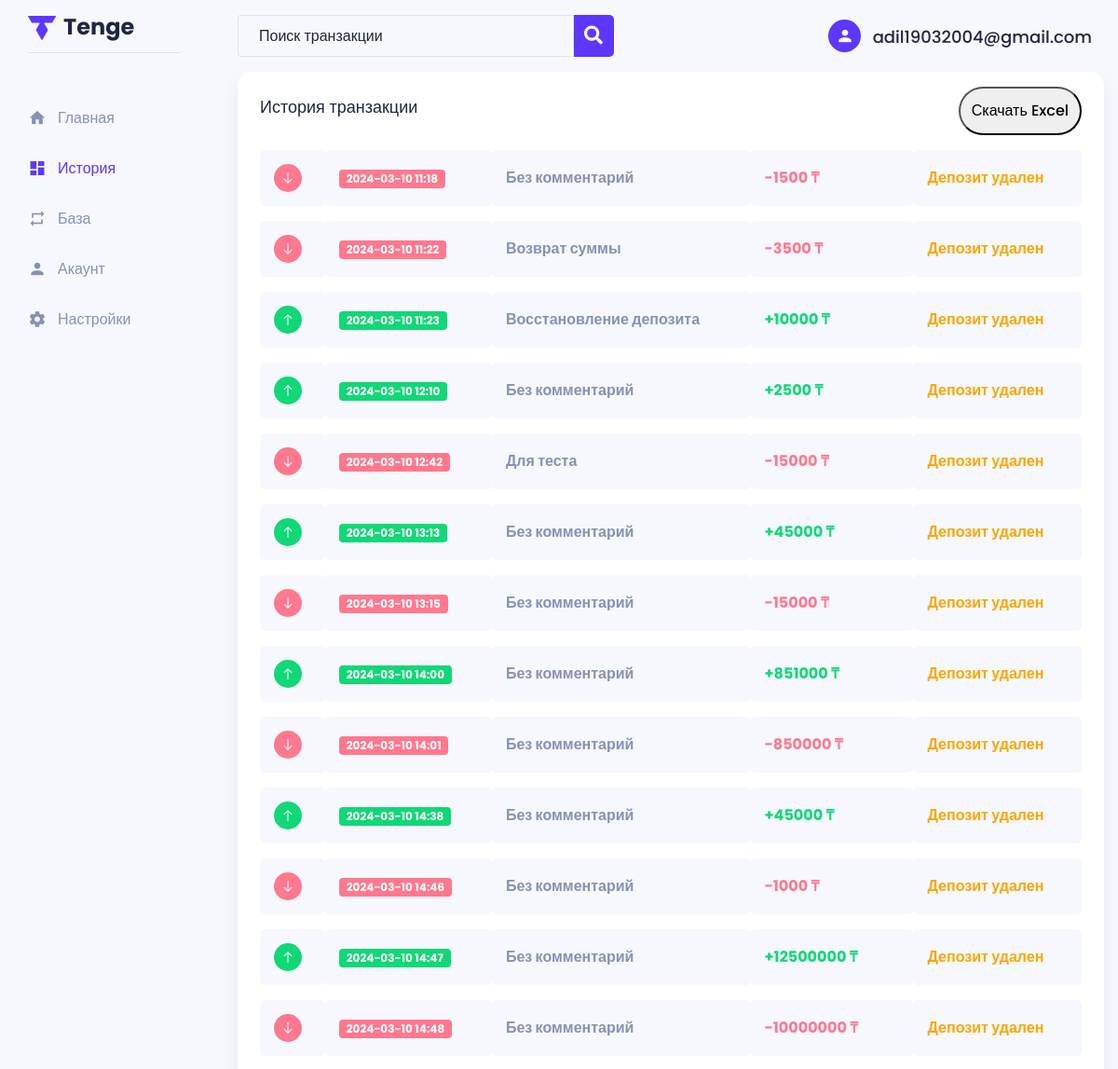
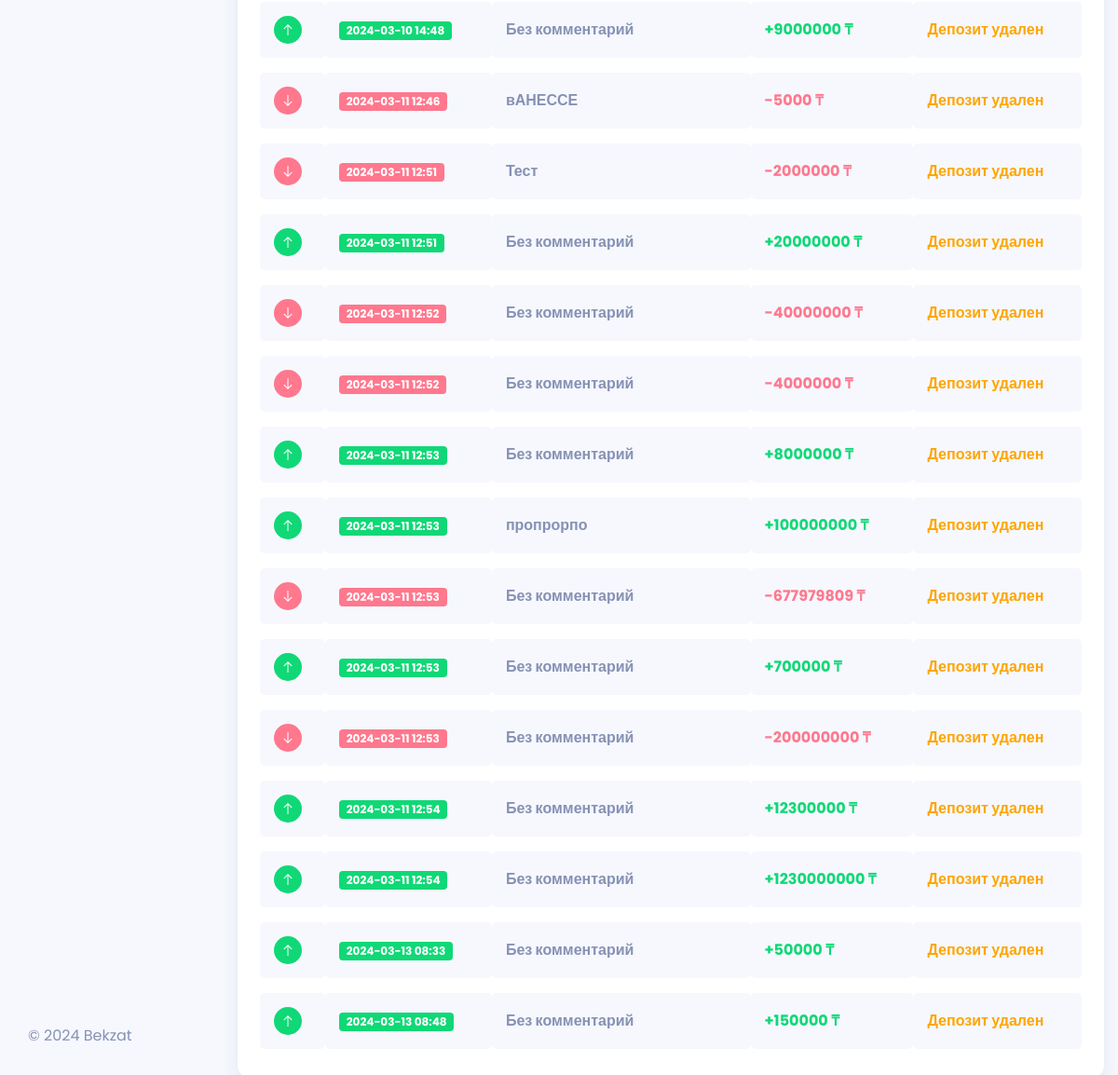
The app's page /history (signed in) with its own data (2 pictures, top to bottom).
### tables this page shows
CREATE TABLE `users` (
  `id` int(11) NOT NULL,
  `name` varchar(255) NOT NULL,
  `email` varchar(255) NOT NULL,
  `password` varchar(255) NOT NULL,
  `phone` varchar(50) DEFAULT NULL,
  `create` varchar(50) DEFAULT NULL,
  `last` varchar(50) DEFAULT NULL,
  `addres` varchar(255) DEFAULT NULL,
  `city` varchar(50) DEFAULT NULL,
  `country` varchar(255) DEFAULT NULL
);

CREATE TABLE `history` (
  `id` int(11) NOT NULL,
  `uid` int(11) NOT NULL,
  `did` int(11) NOT NULL,
  `type` varchar(50) NOT NULL,
  `summa` int(20) NOT NULL,
  `comment` varchar(255) DEFAULT NULL,
  `time` varchar(50) NOT NULL
);

### index.php (called while the page is built, shortened)
<?php
require_once "ectr/main.php";
Router::on();
?>

### view/history.php (the view, shortened to what this page needs)
<!DOCTYPE html>
<html lang="ru">
<head>
    <link rel="stylesheet" href="public/plugins/owlcarousel/css/owl.carousel.min.css">
    <link rel="stylesheet" href="public/plugins/venobox/venobox.min.css">
    <link rel="stylesheet" href="public/css/style.css">
</head>
<body>
<div class="main-wrapper">
<?php
require_once "view/block/nav.php";
?>
    <div class="content-body">
    <div class="container">
      <div class="row">
        <div class="col-xl-12">
          <div class="card table-card border-0 rounded-default px-4 py-3 box-shadow">
            <div class="card-header bg-transparent border-0 p-0">
              <h5 class="card-title border-0 p-0 pb-2">История транзакции</h5>
              <button id="downloadBtn">Скачать Excel</button>
            </div>
            <div class="card-body p-0">
              <table id="myTable">
                <tbody>
                  <?php
                      $deposit  = $GLOBALS['connect']->query("SELECT * FROM `deposit` WHERE `uid` = '".$_SESSION['user']['id']."'");
                      foreach($deposit as $dep){
                        $depo[$dep['id']] = $dep['name'];
                      }
                      $history  = $GLOBALS['connect']->query("SELECT * FROM `history` WHERE `uid` = '".$_SESSION['user']['id']."' ".(isset($_GET['s'])?"AND `comment` LIKE '%".$_GET['s']."%'":"")."");
                      foreach($history as $row){
                        if($row['type']=='minus'){
                          ?>
                            <tr>
                              <td data-label="Arrow Icon"><i class="la la-arrow-down fa-md rounded-circle text-white bg-danger"></i></td>
                              <td data-label="Badge"><span class="badge inline-flex align-items-center bg-danger text-white"><?=$row['time']?></span></td>
                              <td data-label="Card"><span class="text-purple-200 fw-bold"><?=$row['comment']?></span></td>
                              <td data-label="Amout BTC"><span class="text-danger fw-bold">-<?=$row['summa']?> ₸ </span></td>
                              <td data-label="Amout USD"><span class="text-purple-200 fw-bold"><?=($depo[$row['did']]!=''?$depo[$row['did']]:'<span style="color: orange;">Депозит удален</span>')?></span></td>
                            </tr>
                          <?php
                        }
                        else{
                          ?>
                            <tr>
                              <td scope="row" data-label="Arrow Icon"><i class="la la-arrow-up fa-md rounded-circle text-white bg-success"></i></td>
                              <td data-label="Badge"><span class="badge inline-flex align-items-center bg-success text-white"><?=$row['time']?></span></td>
                              <td data-label="Card"><span class="text-purple-200 fw-bold"><?=$row['comment']?></span></td>
                              <td data-label="Amout BTC"><span class="text-success fw-bold">+<?=$row['summa']?> ₸ </span></td>
                              <td data-label="Amout USD"><span class="text-purple-200 fw-bold"><?=($depo[$row['did']]!=''?$depo[$row['did']]:'<span style="color: orange;">Депозит удален</span>')?></span></td>
                            </tr>
                          <?php
                        }
                      }
                  ?>
                </tbody>
              </table>
            </div>
          </div>
        </div>
      </div>
    </div>
  </div>
  </section>
</div>
</body>
</html>

### view/block/nav.php (shortened to what this page needs)
   <?php
   $user = DBC::select('users', 'id', $_SESSION['user']['id']);
   $urlComponents = parse_url($_SERVER['REQUEST_URI']);
   ?>
 <section class="sidebar">
    <nav class="navbar navbar-expand-lg navbar-light flex-nowrap flex-column justify-content-between align-items-start p-0">
        <div class="mb-lg-5 w-100">
            <div class="d-none d-lg-block">
                <a class="navbar-brand d-flex align-items-start mb-5">
                    <img src="public/images/logo.png" alt="" class="mb-2">
                    <span class="fw-bold ms-2">Tenge</span>
                </a>
            </div>
            <div class="collapse navbar-collapse collapse show" id="navbarNavAltMarkup">
              <ul class="navbar-nav flex-row flex-lg-column justify-content-between align-items-center align-items-lg-start">
              <li>
                  <a class="nav-link d-flex align-items-center <?=($urlComponents['path']=='/'?'active':'')?>" href="/" data-tooltip="home" data-placement="top">
                    <i class="mdi mdi-home"></i><div class="nav-text d-none d-md-block">Главная</div>
                  </a>
              </li>
              <li>
                  <a class="nav-link d-flex align-items-center <?=($urlComponents['path']=='/history'?'active':'')?>" href="/history" data-tooltip="history" data-placement="top">
                    <i class="mdi mdi-view-dashboard"></i><div class="nav-text d-none d-md-block">История</div>
                  </a>
              </li>
              <li>
                  <a class="nav-link d-flex align-items-center @@buy-sell <?=($urlComponents['path']=='/buy-sell'?'active':'')?>" href="buy-sell" data-tooltip="exchange" data-placement="top">
                    <i class="mdi mdi-repeat"></i><div class="nav-text d-none d-md-block">База</div>
                  </a>
              </li>
              <li>
                  <a class="nav-link d-flex align-items-center @@accounts <?=($urlComponents['path']=='/accounts'?'active':'')?>" href="accounts" data-tooltip="account" data-placement="top">
                    <i class="mdi mdi-account"></i><div class="nav-text d-none d-md-block">Акаунт</div>
                  </a>
              </li>
              <li>
                  <a class="nav-link d-flex align-items-center @@settings <?=($urlComponents['path']=='/settings'?'active':'')?>" href="settings" data-tooltip="settings" data-placement="top">
                    <i class="mdi mdi-cog"></i></i><div class="nav-text d-none d-md-block">Настройки</div>
                  </a>
              </li>
              </ul>
            </div>
        </div>
        <div class="d-none d-lg-block w-100 pb-5">
            <div class="copyright">
                <p>&copy; <script>document.write(new Date().getFullYear());</script> <a>Bekzat</a></p>
            </div>
        </div>
    </nav>
</section>
  <section class="ms-lg-240 px-lg-4 px-xl-0 mb-100 mb-lg-0">
<div class="navigation-2 d-flex sticky-top px-lg-4 px-xl-0">
  <div class="container">
      <div class="row">
          <div class="col-12 d-flex justify-content-between align-items-center">
            <div class="search-form">
              <form action="history" method="get">
                    <div class="input-group">
                      <input type="text" placeholder="Поиск транзакции" value="<?=(isset($_GET['s'])?$_GET['s']:"")?>" name="s" class="form-control">
                      <div class="input-group-append  d-flex">
                          <button class="">
                              <span class="input-text"><i class="fa fa-search"></i></span>
                          </button>
                      </div>
                  </div>
              </form>
            </div>
            <div class="d-flex align-items-center">
                <div class="dropdown text-center text-sm-start">
                    <button class="btn dropdown-toggle" type="button" id="dropdownMenuButton2" data-bs-toggle="dropdown">
                        <span class="user-icon rounded-circle text-white"><i class="mdi mdi-account"></i></span>
                        <span class="user-name fw-medium ms-2 d-none d-sm-inline-block"><?=$user['email']?></span>
                    </button>
                </div>
            </div>
          </div>
      </div>
  </div>
</div>

### records on screen
users: email "adil19032004@gmail.com"
history: time "2024-03-10 11:18", comment "Без комментарий", summa "1500", did "Депозит удален"
history: time "2024-03-10 11:22", comment "Возврат суммы", summa "3500", did "Депозит удален"
history: time "2024-03-10 11:23", comment "Восстановление депозита", summa "10000", did "Депозит удален"
history: time "2024-03-10 12:10", comment "Без комментарий", summa "2500", did "Депозит удален"
history: time "2024-03-10 12:42", comment "Для теста", summa "15000", did "Депозит удален"
history: time "2024-03-10 13:13", comment "Без комментарий", summa "45000", did "Депозит удален"
history: time "2024-03-10 13:15", comment "Без комментарий", summa "15000", did "Депозит удален"
history: time "2024-03-10 14:00", comment "Без комментарий", summa "851000", did "Депозит удален"
history: time "2024-03-10 14:01", comment "Без комментарий", summa "850000", did "Депозит удален"
history: time "2024-03-10 14:38", comment "Без комментарий", summa "45000", did "Депозит удален"
history: time "2024-03-10 14:46", comment "Без комментарий", summa "1000", did "Депозит удален"
history: time "2024-03-10 14:47", comment "Без комментарий", summa "12500000", did "Депозит удален"
history: time "2024-03-10 14:48", comment "Без комментарий", summa "10000000", did "Депозит удален"
history: time "2024-03-10 14:48", comment "Без комментарий", summa "9000000", did "Депозит удален"
history: time "2024-03-11 12:46", comment "вАНЕССЕ", summa "5000", did "Депозит удален"
history: time "2024-03-11 12:51", comment "Тест", summa "2000000", did "Депозит удален"
history: time "2024-03-11 12:51", comment "Без комментарий", summa "20000000", did "Депозит удален"
history: time "2024-03-11 12:52", comment "Без комментарий", summa "40000000", did "Депозит удален"
history: time "2024-03-11 12:52", comment "Без комментарий", summa "4000000", did "Депозит удален"
history: time "2024-03-11 12:53", comment "Без комментарий", summa "8000000", did "Депозит удален"
history: time "2024-03-11 12:53", comment "пропрорпо", summa "100000000", did "Депозит удален"
history: time "2024-03-11 12:53", comment "Без комментарий", summa "677979809", did "Депозит удален"
history: time "2024-03-11 12:53", comment "Без комментарий", summa "700000", did "Депозит удален"
history: time "2024-03-11 12:53", comment "Без комментарий", summa "200000000", did "Депозит удален"
history: time "2024-03-11 12:54", comment "Без комментарий", summa "12300000", did "Депозит удален"
history: time "2024-03-11 12:54", comment "Без комментарий", summa "1230000000", did "Депозит удален"
history: time "2024-03-13 08:33", comment "Без комментарий", summa "50000", did "Депозит удален"
history: time "2024-03-13 08:48", comment "Без комментарий", summa "150000", did "Депозит удален"
